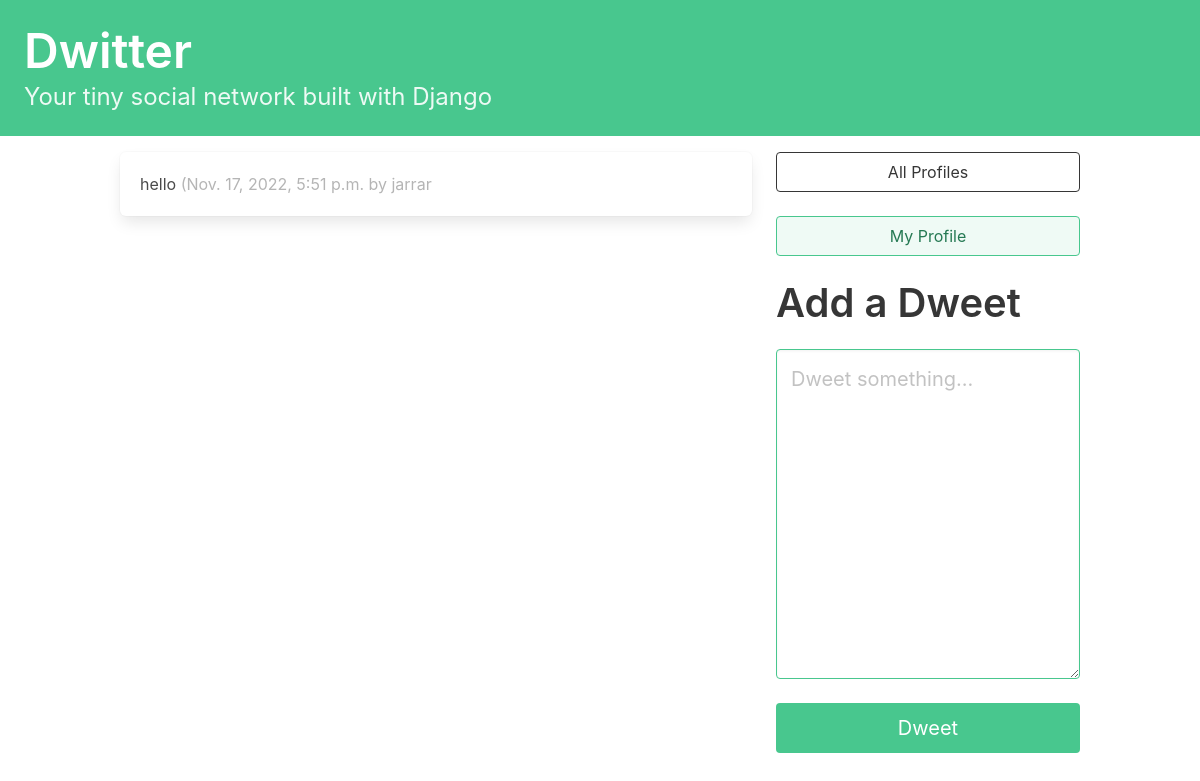
Screenshot of / (signed in) with the database file from the repository.
### dwitter/models.py (models this page shows)
class Dweet(models.Model):
    user = models.ForeignKey(User,
        related_name="dweets",
        on_delete=models.DO_NOTHING)
    body = models.CharField(max_length=140)
    created_at = models.DateTimeField(auto_now_add=True)

### dwitter/views.py (the view)
# urls.py: path("", dashboard, name="dashboard"),
def dashboard(request):
    form = DweetForm(request.POST or None)
    if request.method == "POST":
        if form.is_valid():
            dweet = form.save(commit=False)
            dweet.user = request.user
            dweet.save()
            return redirect("dwitter:dashboard")
    followed_dweets = Dweet.objects.filter(
    user__profile__in=request.user.profile.follows.all()
    ).order_by("-created_at")
    return render(
        request,
        "dwitter/dashboard.html",
        {"form": form, "dweets": followed_dweets},
    )

### dwitter/forms.py
class DweetForm(forms.ModelForm):
    body = forms.CharField(
            required=True,
            widget=forms.widgets.Textarea(
            attrs={
                "placeholder": "Dweet something...",
                "class": "textarea is-success is-medium",
            }
            ),
            label="",
    )
    class Meta:
        model = Dweet
        exclude = ("user", )

### dwitter/templates/dwitter/dashboard.html (shortened to what this page needs)
{% extends 'base.html' %}
{% block content %}
<div class="column">
    {% for followed in user.profile.follows.all %}
    {% for dweet in followed.user.dweets.all %}
    <div class="box">
        {{dweet.body}}
        <span class="is-small has-text-grey-light">
            ({{ dweet.created_at }} by {{ dweet.user.username }}
        </span>
    </div>
    {% endfor %}
    {% endfor %}
</div>
<div class="column is-one-third">
    <div class="block">
        <a href="{% url 'dwitter:profile_list' %} ">
            <button class="button is-dark is-outlined is-fullwidth">
                All Profiles
            </button>
        </a>
    </div>
    <div class="block">
        <a href="{% url 'dwitter:profile' request.user.profile.id %} ">
            <button class="button is-success is-light is-outlined is-fullwidth">
                My Profile
            </button>
        </a>
    </div>
    <div class="block">
        <div class="block">
            <h2 class="title is-2">Add a Dweet</p>
        </div>
        <div class="block">
            <form method="post">
                {{ form.as_p }}
                <button class="button is-success is-fullwidth is-medium mt-5" type="submit">Dweet
                </button>
            </form>
        </div>
    </div>
</div>
{% endblock content %}

### rows the page displays
Dweet: body "hello", created_at "Nov. 17, 2022, 5:51 p.m.", user.username "jarrar"
